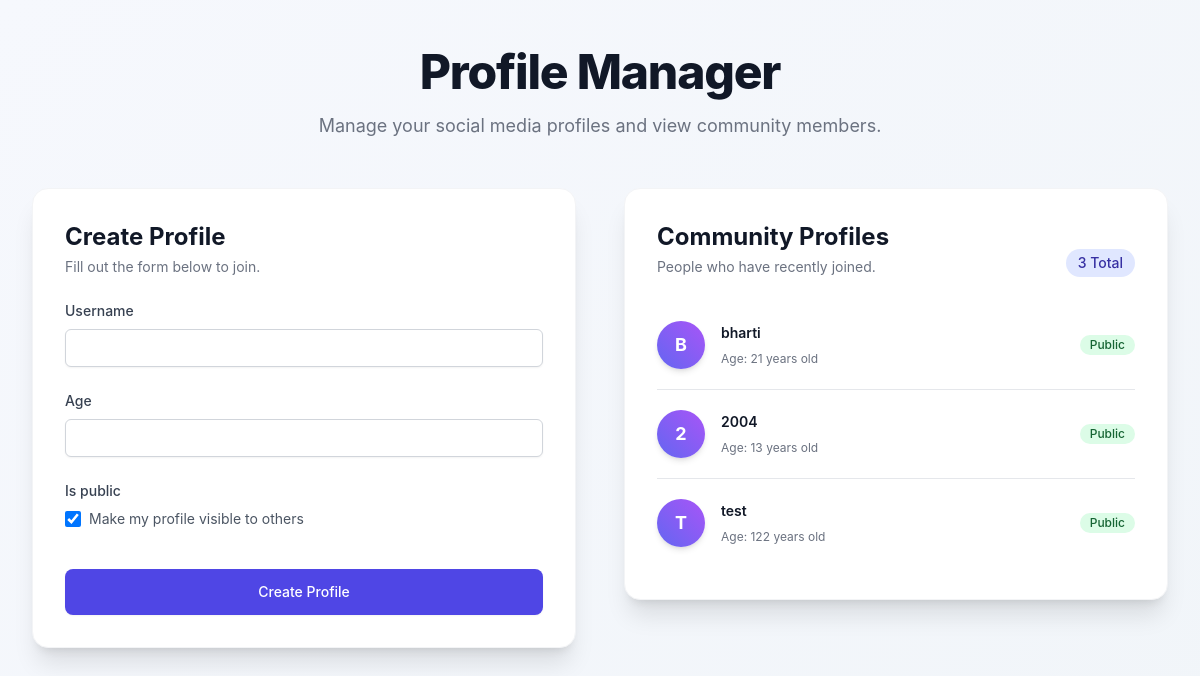
The page / on the database its author committed.
### myapp/models.py (models this page shows, shortened)
class UserProfile(models.Model):
    username = models.CharField(max_length=150)
    age = models.IntegerField()
    is_public = models.BooleanField(default=True)

### myapp/views.py (the view)
# urls.py: path('', views.profile_view, name='profile_view'),
def profile_view(request):
    if request.method == 'POST':
        form = UserProfileForm(request.POST)
        if form.is_valid():
            form.save()
            return redirect('profile_view')
    else:
        form = UserProfileForm()
    profiles = UserProfile.objects.all()
    return render(request, 'myapp/profile_view.html', {'form': form, 'profiles': profiles})

### myapp/forms.py (shortened to what this page needs)
class UserProfileForm(forms.ModelForm):
    class Meta:
        model = UserProfile
        fields = ['username', 'age', 'is_public']
        widgets = {
            'username': forms.TextInput(attrs={
                'class': 'mt-1 block w-full rounded-md border-gray-300 shadow-sm focus:border-indigo-500 focus:ring-indigo-500 sm:text-sm px-3 py-2 border'
            }),
            'age': forms.NumberInput(attrs={
                'class': 'mt-1 block w-full rounded-md border-gray-300 shadow-sm focus:border-indigo-500 focus:ring-indigo-500 sm:text-sm px-3 py-2 border'
            }),
            'is_public': forms.CheckboxInput(attrs={
                'class': 'h-4 w-4 rounded border-gray-300 text-indigo-600 focus:ring-indigo-500'
            })
        }

### myapp/templates/myapp/profile_view.html (shortened to what this page needs)
<!DOCTYPE html>
<html lang="en">
<head>
    <script src="https://cdn.tailwindcss.com"></script>
</head>
<body class="antialiased text-gray-800">
    <div class="max-w-7xl mx-auto px-4 sm:px-6 lg:px-8 py-12">
        <div class="text-center mb-12">
            <h1 class="text-4xl font-extrabold text-gray-900 tracking-tight sm:text-5xl">
                Profile Manager
            </h1>
            <p class="mt-4 text-lg text-gray-500">
                Manage your social media profiles and view community members.
            </p>
        </div>
        <div class="grid grid-cols-1 lg:grid-cols-2 gap-12 items-start">
            <div class="bg-white rounded-2xl shadow-xl p-8 border border-gray-100">
                <div class="mb-6">
                    <h2 class="text-2xl font-bold text-gray-900">Create Profile</h2>
                    <p class="text-sm text-gray-500 mt-1">Fill out the form below to join.</p>
                </div>
                <form method="POST" class="space-y-6">
                    {% for field in form %}
                        <div class="flex flex-col">
                            <label for="{{ field.id_for_label }}" class="block text-sm font-medium text-gray-700 mb-1">
                                {{ field.label }}
                            </label>
                            {% if field.name == 'is_public' %}
                                <div class="flex items-center mt-1">
                                    {{ field }}
                                    <span class="ml-2 text-sm text-gray-600">Make my profile visible to others</span>
                                </div>
                            {% else %}
                                {{ field }}
                            {% endif %}
                        </div>
                    {% endfor %}
                    <div class="pt-4">
                        <button type="submit" class="w-full flex justify-center py-3 px-4 border border-transparent rounded-lg shadow-sm text-sm font-medium text-white bg-indigo-600 hover:bg-indigo-700 focus:outline-none focus:ring-2 focus:ring-offset-2 focus:ring-indigo-500 transition-colors duration-200">
                            Create Profile
                        </button>
                    </div>
                </form>
            </div>
            <div class="bg-white rounded-2xl shadow-xl p-8 border border-gray-100">
                <div class="mb-6 flex justify-between items-end">
                    <div>
                        <h2 class="text-2xl font-bold text-gray-900">Community Profiles</h2>
                        <p class="text-sm text-gray-500 mt-1">People who have recently joined.</p>
                    </div>
                    <span class="inline-flex items-center px-3 py-1 rounded-full text-sm font-medium bg-indigo-100 text-indigo-800">
                        {{ profiles|length }} Total
                    </span>
                </div>
                {% if profiles %}
                    <ul class="divide-y divide-gray-200">
                        {% for profile in profiles %}
                            <li class="py-5">
                                <div class="flex items-center justify-between">
                                    <div class="flex items-center min-w-0 gap-x-4">
                                        <div class="h-12 w-12 flex-none rounded-full bg-gradient-to-tr from-indigo-500 to-purple-500 flex items-center justify-center text-white font-bold text-lg shadow-md">
                                            {{ profile.username.0|upper }}
                                        </div>
                                        <div class="min-w-0 flex-auto">
                                            <p class="text-sm font-semibold leading-6 text-gray-900 truncate">{{ profile.username }}</p>
                                            <p class="mt-1 flex text-xs leading-5 text-gray-500">
                                                Age: {{ profile.age }} years old
                                            </p>
                                        </div>
                                    </div>
                                    <div class="flex flex-col items-end">
                                        {% if profile.is_public %}
                                            <span class="inline-flex items-center px-2.5 py-0.5 rounded-full text-xs font-medium bg-green-100 text-green-800">
                                                Public
                                            </span>
                                        {% else %}
                                            <span class="inline-flex items-center px-2.5 py-0.5 rounded-full text-xs font-medium bg-gray-100 text-gray-800">
                                                Private
                                            </span>
                                        {% endif %}
                                    </div>
                                </div>
                            </li>
                        {% endfor %}
                    </ul>
                {% endif %}
            </div>
        </div>
    </div>
</body>
</html>

### myapp/templates/myapp/profile_view.html (style rules this page uses)
body { font-family: 'Inter', sans-serif; background: linear-gradient(135deg, #f6f8fd 0%, #f1f5f9 100%); min-height: 100vh; }

### rows shown on the page
UserProfile: username.0 "B", username "bharti", age "21", is_public "Public"
UserProfile: username.0 "2", username "2004", age "13", is_public "Public"
UserProfile: username.0 "T", username "test", age "122", is_public "Public"

### other values the page prints
{{ field.label }} "Username" "Age" "Is public"
{{ profiles|length }} "3"
